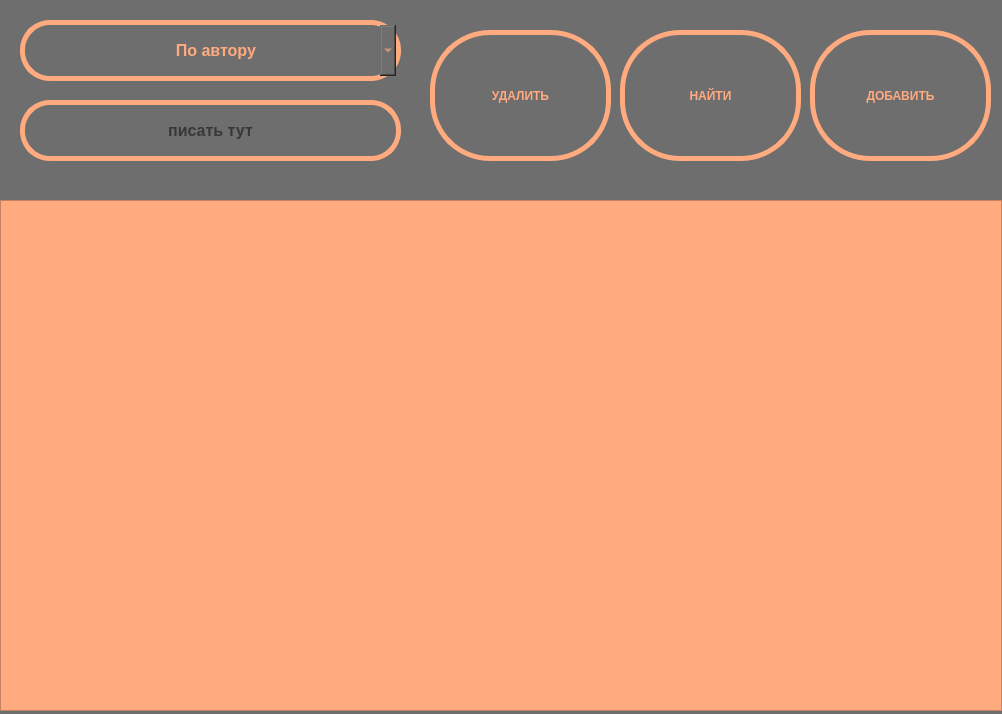
<?xml version="1.0" encoding="UTF-8"?>
<ui version="4.0">
 <class>MainWindow</class>
 <widget class="QMainWindow" name="MainWindow">
  <property name="geometry">
   <rect>
    <x>0</x>
    <y>0</y>
    <width>1002</width>
    <height>714</height>
   </rect>
  </property>
  <property name="windowTitle">
   <string>Library</string>
  </property>
  <property name="styleSheet">
   <string notr="true">background: #6E6E6E;</string>
  </property>
  <widget class="QWidget" name="centralwidget">
   <widget class="QPushButton" name="add">
    <property name="geometry">
     <rect>
      <x>810</x>
      <y>30</y>
      <width>181</width>
      <height>131</height>
     </rect>
    </property>
    <property name="font">
     <font>
      <family>System</family>
      <weight>75</weight>
      <bold>true</bold>
     </font>
    </property>
    <property name="cursor">
     <cursorShape>PointingHandCursor</cursorShape>
    </property>
    <property name="styleSheet">
     <string notr="true">QPushButton{
border: 5px solid #ffaa7f;
color: #ffaa7f;
background: #6E6E6E;
border-radius: 60;
}
QPushButton:hover{
border: 5px solid #6E6E6E;
background: #ffaa7f;
color:#6E6E6E;
border-radius: 60;
}</string>
    </property>
    <property name="text">
     <string>ДОБАВИТЬ</string>
    </property>
   </widget>
   <widget class="QPushButton" name="lookfor">
    <property name="geometry">
     <rect>
      <x>620</x>
      <y>30</y>
      <width>181</width>
      <height>131</height>
     </rect>
    </property>
    <property name="font">
     <font>
      <family>System</family>
      <weight>75</weight>
      <bold>true</bold>
     </font>
    </property>
    <property name="cursor">
     <cursorShape>PointingHandCursor</cursorShape>
    </property>
    <property name="styleSheet">
     <string notr="true">QPushButton{
border: 5px solid #ffaa7f;
color: #ffaa7f;
background: #6E6E6E;
border-radius: 60;
}
QPushButton:hover{
border: 5px solid #6E6E6E;
background: #ffaa7f;
color:#6E6E6E;
border-radius: 60;
}</string>
    </property>
    <property name="text">
     <string>НАЙТИ</string>
    </property>
   </widget>
   <widget class="QPushButton" name="delet">
    <property name="geometry">
     <rect>
      <x>430</x>
      <y>30</y>
      <width>181</width>
      <height>131</height>
     </rect>
    </property>
    <property name="font">
     <font>
      <family>System</family>
      <weight>75</weight>
      <bold>true</bold>
     </font>
    </property>
    <property name="cursor">
     <cursorShape>PointingHandCursor</cursorShape>
    </property>
    <property name="styleSheet">
     <string notr="true">QPushButton{
border: 5px solid #ffaa7f;
color: #ffaa7f;
background: #6E6E6E;
border-radius: 60;
}
QPushButton:hover{
border: 5px solid #6E6E6E;
background: #ffaa7f;
color:#6E6E6E;
border-radius: 60;
}</string>
    </property>
    <property name="text">
     <string>УДАЛИТЬ</string>
    </property>
   </widget>
   <widget class="QLineEdit" name="lineEdit">
    <property name="geometry">
     <rect>
      <x>20</x>
      <y>100</y>
      <width>381</width>
      <height>61</height>
     </rect>
    </property>
    <property name="font">
     <font>
      <family>System</family>
      <pointsize>12</pointsize>
      <weight>75</weight>
      <bold>true</bold>
     </font>
    </property>
    <property name="styleSheet">
     <string notr="true">border: 5px solid #ffaa7f;
color: rgb(0, 0, 0);
background: #6E6E6E;
border-radius: 30;</string>
    </property>
    <property name="alignment">
     <set>Qt::AlignCenter</set>
    </property>
    <property name="placeholderText">
     <string>писать тут</string>
    </property>
   </widget>
   <widget class="QComboBox" name="comboBox">
    <property name="geometry">
     <rect>
      <x>20</x>
      <y>20</y>
      <width>381</width>
      <height>61</height>
     </rect>
    </property>
    <property name="font">
     <font>
      <family>System</family>
      <pointsize>12</pointsize>
      <weight>75</weight>
      <bold>true</bold>
     </font>
    </property>
    <property name="styleSheet">
     <string notr="true">border: 5px solid #ffaa7f;
color:#ffaa7f;
background: #6E6E6E;
border-radius: 30;</string>
    </property>
    <property name="editable">
     <bool>false</bool>
    </property>
    <item>
     <property name="text">
      <string>                                  По автору</string>
     </property>
    </item>
    <item>
     <property name="text">
      <string>                                  По названия</string>
     </property>
    </item>
   </widget>
   <widget class="QListWidget" name="tableWidget">
    <property name="geometry">
     <rect>
      <x>0</x>
      <y>200</y>
      <width>1002</width>
      <height>511</height>
     </rect>
    </property>
    <property name="styleSheet">
     <string notr="true">background: rgb(255, 170, 127);</string>
    </property>
   </widget>
  </widget>
 </widget>
 <resources/>
 <connections/>
</ui>
